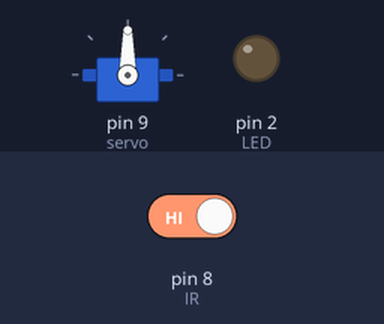
Recording of a sketch running on a simulated Arduino Uno, built with avr-gcc and run on an emulated ATmega328P. On the bench: servo, output pins drawn as LEDs (lit = HIGH). The test bench sets the inputs (shaded band); at power-on: pin 8 (IR) HIGH.

Above: at 1.2 s.
1.3 s: pin 8 (IR) driven LOW
At 1.47 s:
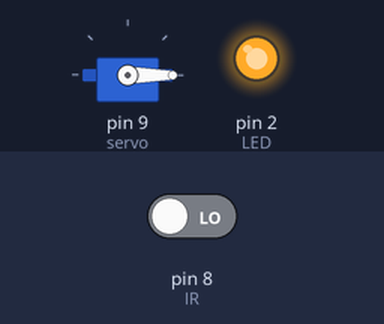
4.3 s: pin 8 (IR) driven HIGH
At 4.62 s:
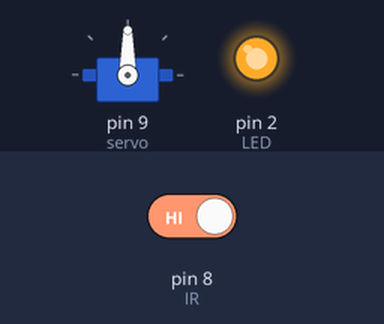
Timing chart, 0 to 7.3 s (numbered marks = the images above; inputs shaded):
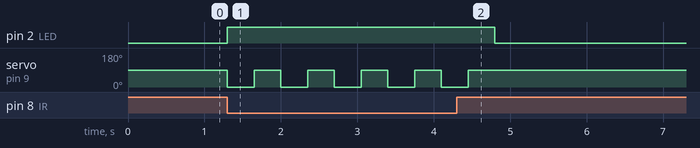

Measured:
- after the input at 1.3 s, pin 2 (LED): LOW → HIGH at once; servo on pin 9 (servo): alternates 90° for 0.35 s and 0° for 0.35 s, starting at once
- after the input at 4.3 s, pin 2 (LED): HIGH → LOW after 0.50 s; servo on pin 9 (servo): goes on until 4.5 s, then stays 90°

The sketch:

infrared.ino
```cpp
/* 11/16/26
been a whileee awaa but hey, my first arduino project :3
not actually even my own arduino, i was just lent it to try out on my own hehe >.<
*/

#include <Servo.h>
Servo servo;

int IR = 8;
int LED = 2;

void setup() {
  servo.attach(9);
  pinMode(IR, INPUT);
  pinMode(LED, OUTPUT);
}

void loop() {
  int sensorStatus = digitalRead(IR);
  if (sensorStatus == 0) {
    digitalWrite(LED, HIGH);
    servo.write(0);
    delay(350);
    servo.write(90);
    delay(350);
  } else {
    digitalWrite(LED, LOW);
  }
}
```
